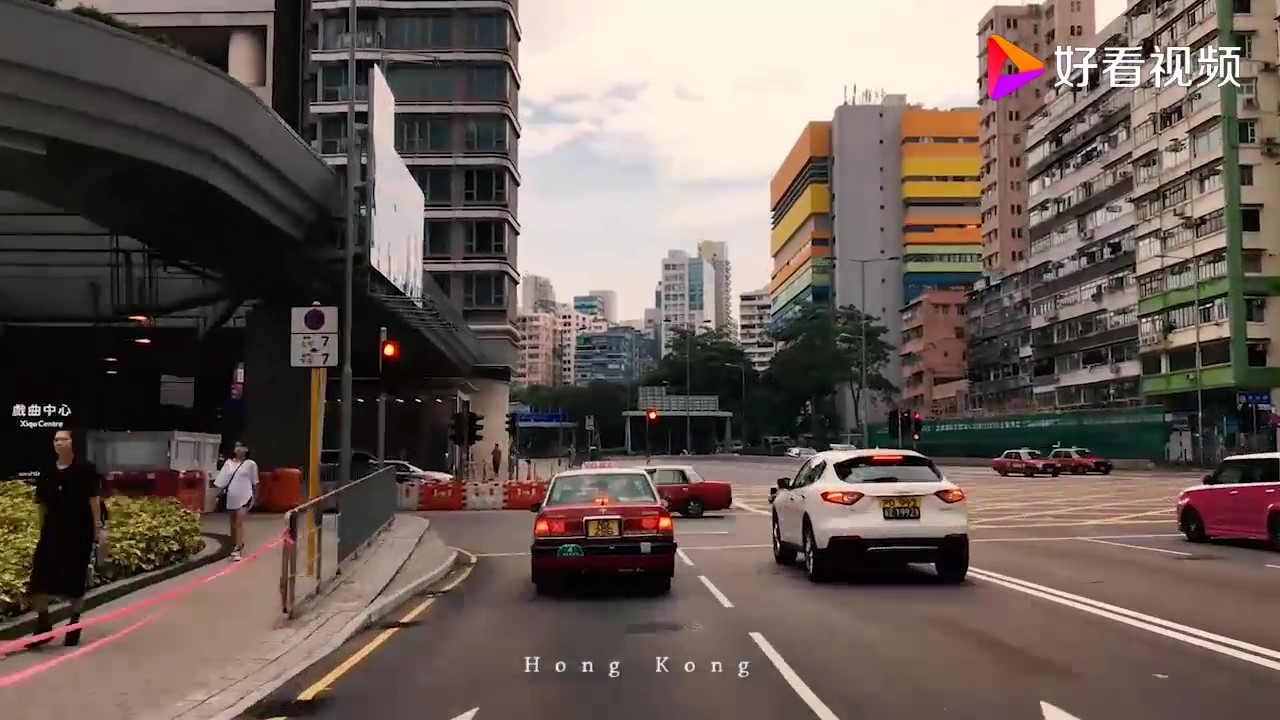
#> input picture yolov3/test.jpg, 1280 x 720 px, given in place of test.png, which was not available
$ python line.py
#> lines starting #> are read from the running program, lines starting #| are printed output that depends on the picture; after the words box and inside, x2 and y2 are one past the last pixel; in counts of white or black regions, pixels touching at a corner belong together; pictures that were not available may be replaced by others from this repository, and a replacement may not be noted
#> further down, img is the input picture: shape (720, 1280, 3); mean B, G, R 85.7, 92.2, 105.2
import cv2
import numpy as np


def lines_detect(img):
    lines_lst = []
    gauss_img = cv2.GaussianBlur(img, (5, 5), 0)
    canny = cv2.Canny(gauss_img, 50, 150)
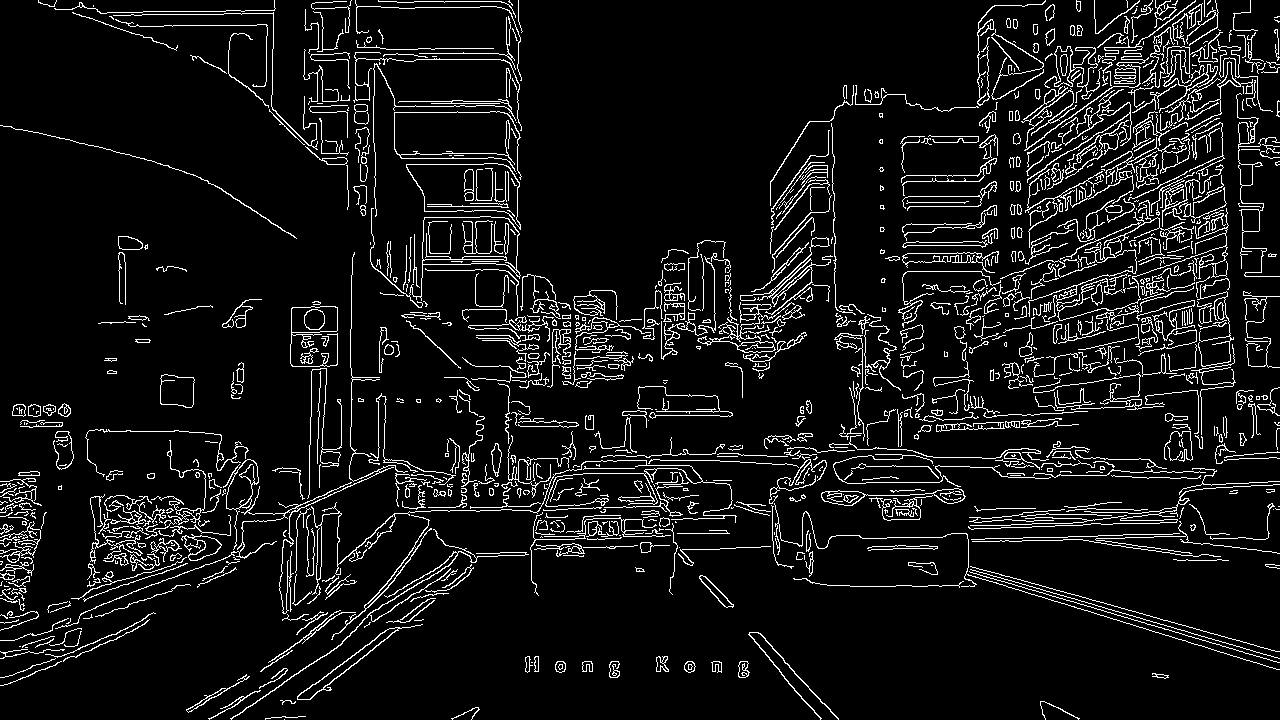
#> canny: shape (720, 1280); 7.8% white in thin lines or dots

    h, w = canny.shape
#> h = 720; w = 1280

    roi = np.array([[(0, h), (int(w / 2), int(h / 2)), (w, h)]])
#> roi = [[0, 720], [640, 360], [1280, 720]]
    mask = np.zeros_like(canny)

    cv2.fillPoly(mask, roi, (255, 255, 255))
#> mask: shape (720, 1280); 25% white; 1 white region, box (x1, y1, x2, y2) and area: (1, 360, 1280, 720) 230680
    masked_img = cv2.bitwise_and(mask, canny)
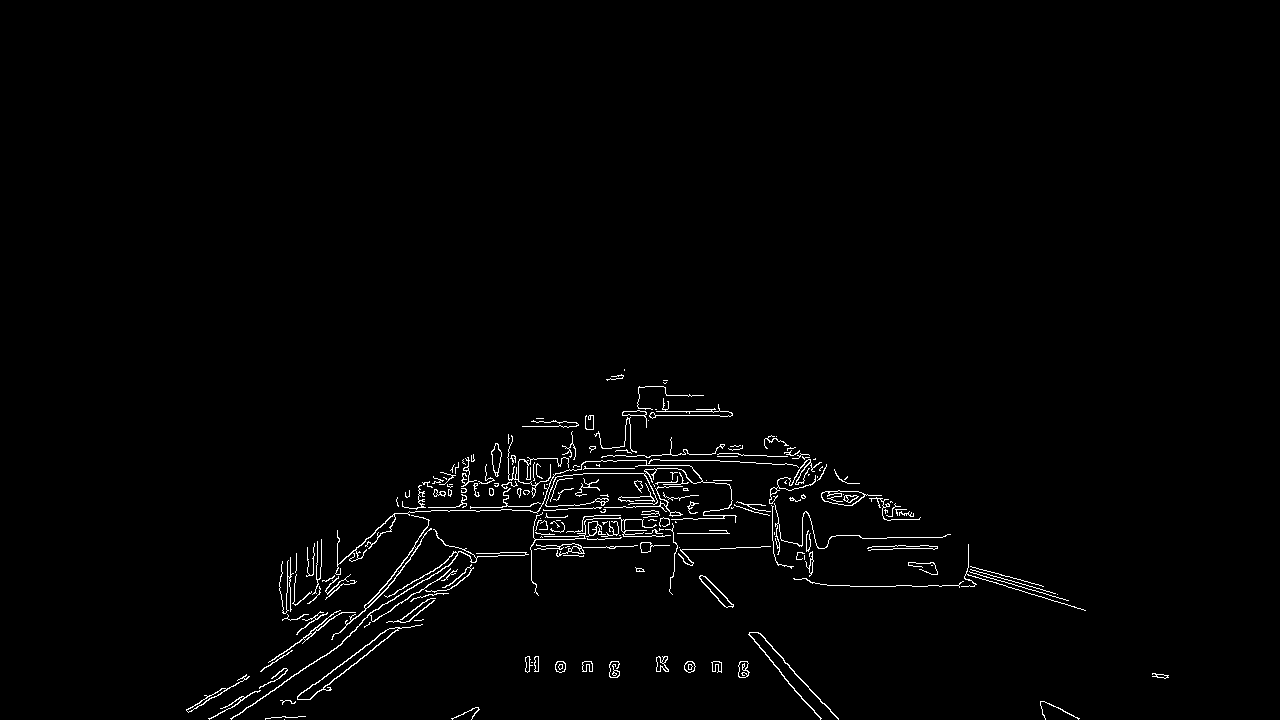
#> masked_img: shape (720, 1280); 1.4% white in thin lines or dots, all inside (x1, y1, x2, y2) = (186, 369, 1169, 720)
    lines = cv2.HoughLinesP(masked_img, 2, np.pi / 180, 100, np.array([]), minLineLength=40, maxLineGap=5)
#> lines = 33 rows, first 6: [676, 549, 719, 549], [396, 591, 445, 562], [257, 700, 342, 642], [593, 507, 635, 507], [308, 699, 399, 628], [887, 537, 942, 537]
    if lines is not None:
        for line in lines:
            for x1, y1, x2, y2 in line:
                if not -0.1 < (y2 - y1) / (x2 - x1) < 0.1 and -10 < (y2 - y1) / (x2 - x1) < 10:
                    if np.abs(np.sqrt(y2 ** 2 + x2 ** 2) - np.sqrt(y1 ** 2 + x1 ** 2)) > 10:
                        lines_lst.append([x1, y1, x2, y2])
#> this loop made 33 passes
#> line on passes 1 to 12: [[676, 549, 719, 549]], [[396, 591, 445, 562]], [[257, 700, 342, 642]], [[593, 507, 635, 507]], [[308, 699, 399, 628]], [[887, 537, 942, 537]], [[635, 484, 680, 484]], [[315, 684, 376, 638]], [[893, 548, 937, 548]], [[660, 460, 719, 460]], [[673, 533, 729, 533]], [[584, 536, 627, 530]]
#> after the loop, lines_lst = 12 items, first 6: [257, 700, 342, 642], [308, 699, 399, 628], [315, 684, 376, 638], [584, 536, 627, 530], [783, 660, 838, 719], [1004, 585, 1085, 610]

    return lines_lst


if __name__ == '__main__':
    img = cv2.imread('test.png')
    lines = lines_detect(img)
#> lines has the same summary as lines_lst in lines_detect
    line_img = np.zeros_like(img)
    for line in lines:
        x1, y1, x2, y2 = line
        cv2.line(line_img, (x1, y1), (x2, y2), (0, 0, 255), 10)
#> this loop made 12 passes
#> (x1, y1, x2, y2) on passes 1 to 12: (257, 700, 342, 642), (308, 699, 399, 628), (315, 684, 376, 638), (584, 536, 627, 530), (783, 660, 838, 719), (1004, 585, 1085, 610), (230, 718, 281, 685), (748, 634, 808, 705), (967, 568, 1017, 582), (966, 571, 1027, 588), (778, 669, 820, 718), (310, 699, 352, 665)
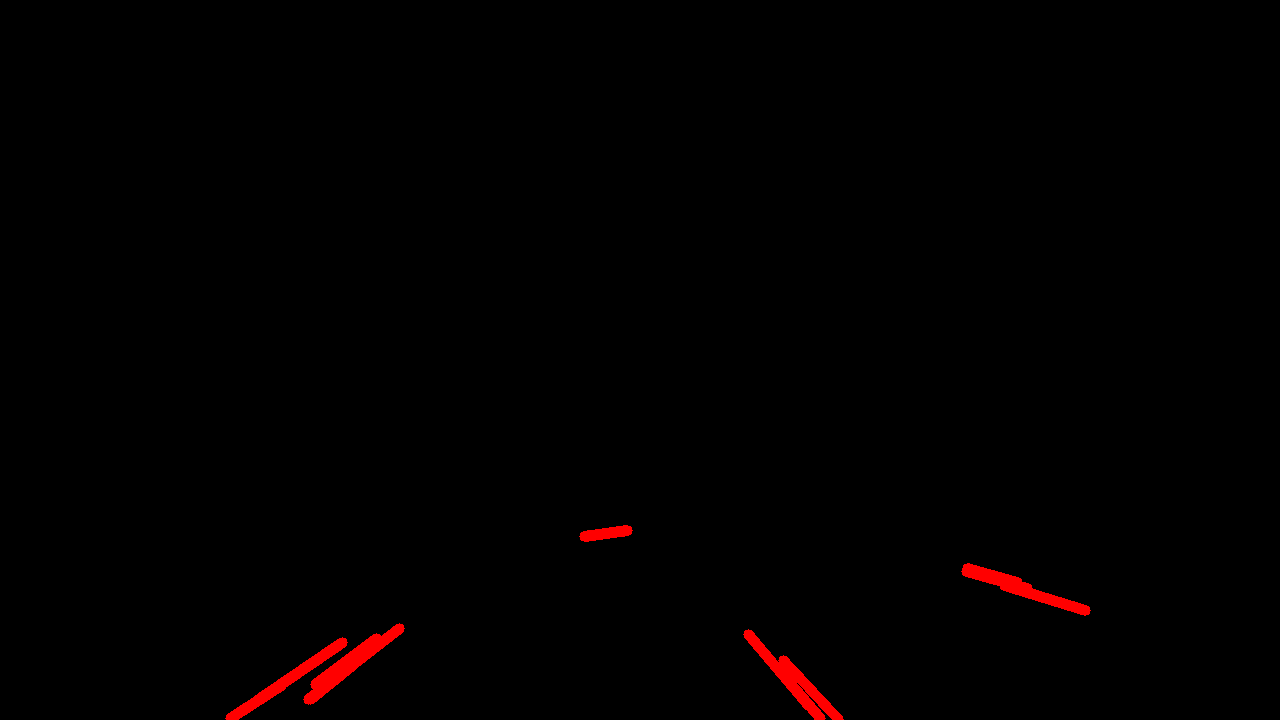
#> line_img: shape (720, 1280, 3); mean of channels 0, 1, 2 0, 0, 2.2; drawn as B, G, R
    cv2.line(img, (100, 100), (150, 150), (255, 255, 0), 10)
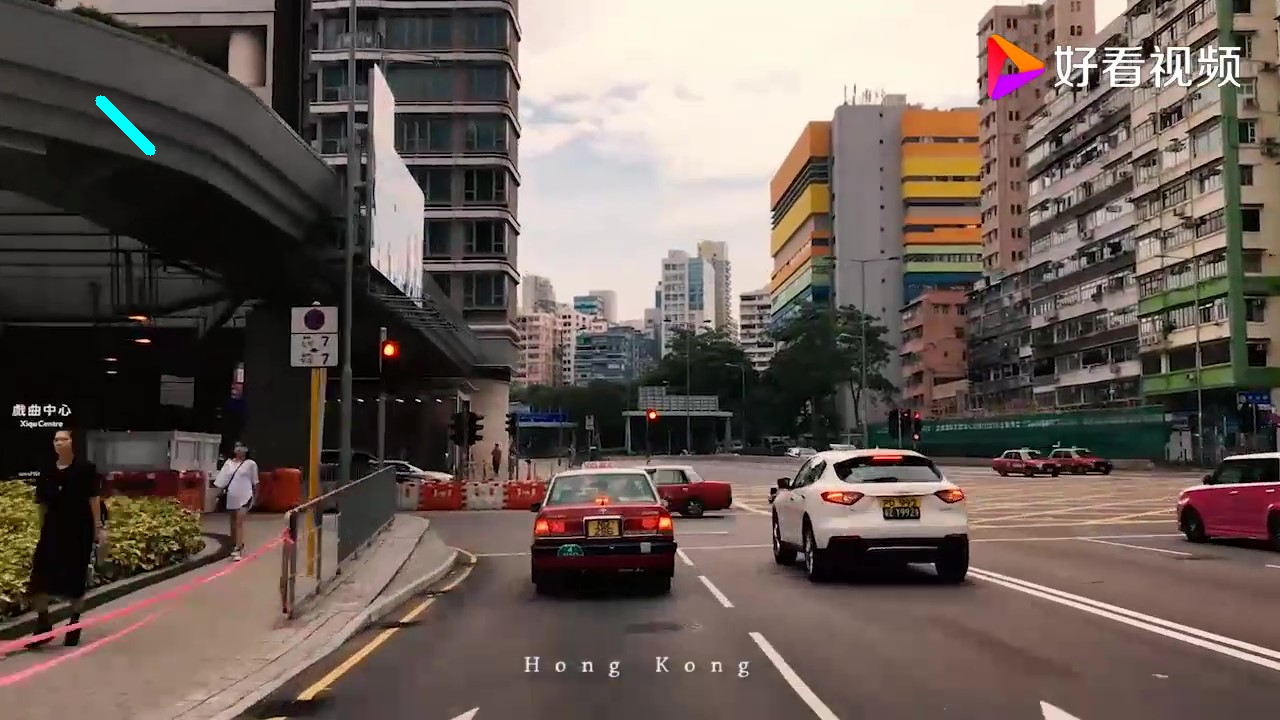
#> img: shape (720, 1280, 3); 0.1% of pixels changed, all inside (x1, y1, x2, y2) = (95, 95, 156, 156)
    result = cv2.addWeighted(img, 1, line_img, 0.8, 1)

    cv2.imshow('result', result)
    cv2.waitKey()
    print(len(lines))
#| 12
